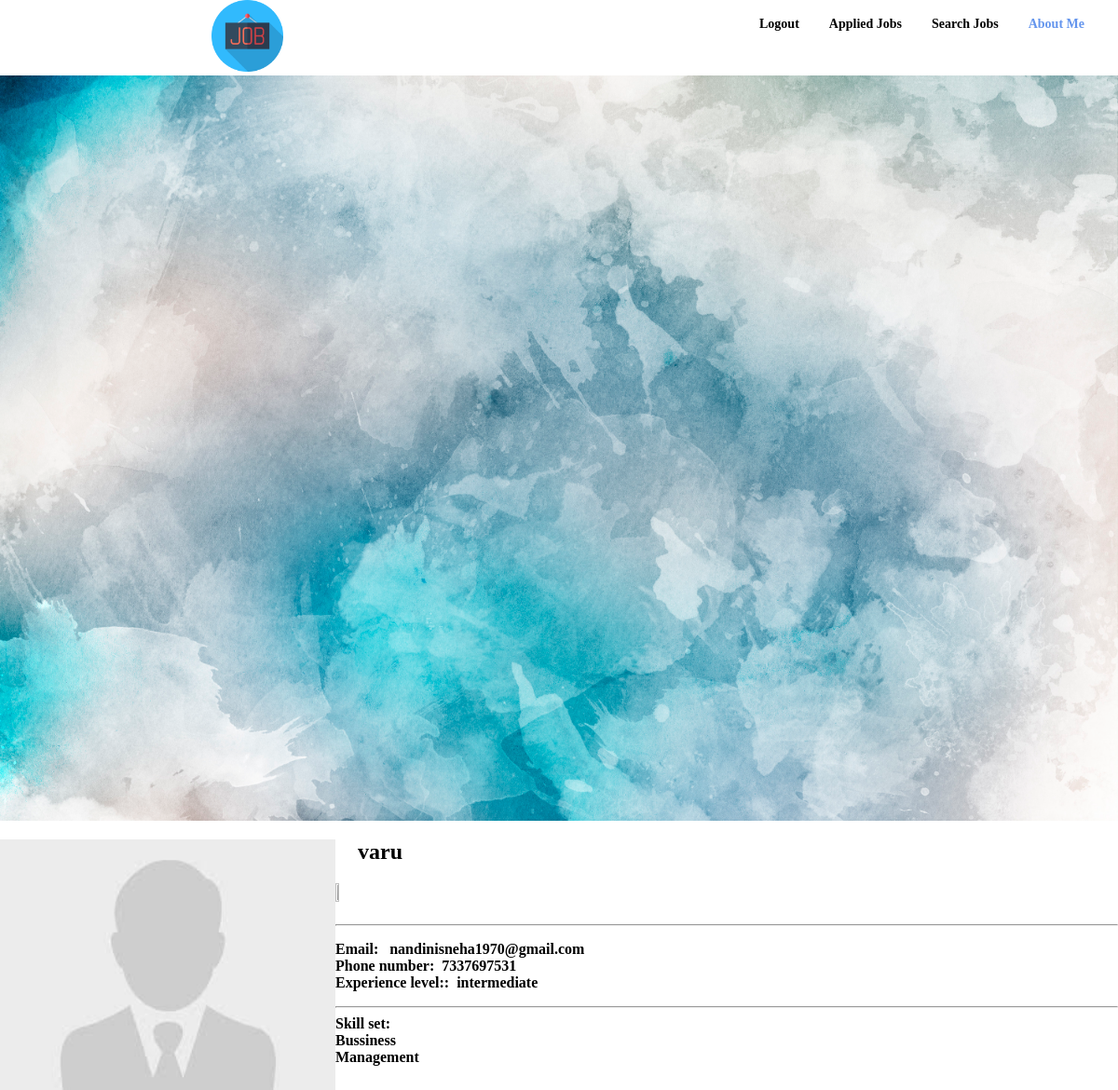
Screenshot of /profile/varu/ with the database file from the repository.
### freelancerapp/models.py (models this page shows, shortened)
class Users(models.Model):
    name = models.CharField(max_length=100,primary_key=True)
    firstname= models.CharField(max_length=100,null=True)
    lastname= models.CharField(max_length=100,null=True)
    email = models.EmailField(max_length=254,null=True)
    phone = models.IntegerField(default=0)
    experience= models.CharField(max_length=254,null=True)
    skills=models.CharField(max_length=100)

### freelancerapp/views.py (the view)
# urls.py: path('profile/<str:pk>/', views.profile, name='profile'),
def profile(request,pk):
    if(request.method=="POST"):
        return redirect('post_project')
    user_details=Users.objects.get(name=pk)
    sk=user_details.skills.split(',')
    return render(request, 'profile.html', {'user':pk,'user_details':user_details,'skills':sk})

### templates/profile.html (shortened to what this page needs)
<!DOCTYPE html>
<html>
<head>
{% load static %}
<link rel="stylesheet" href="https://cdnjs.cloudflare.com/ajax/libs/normalize/3.0.3/normalize.css">
<link rel="stylesheet" href="https://maxcdn.bootstrapcdn.com/font-awesome/4.3.0/css/font-awesome.min.css">
<link href="//www.jqueryscript.net/css/jquerysctipttop.css" rel="stylesheet">
</head>
<body  ng-app="myApp" ng-controller="myCtrl">
    <ul>
      <li>&nbsp&nbsp&nbsp&nbsp&nbsp</li>
      <li><a  class="active" href="{% url 'profile' pk=user %}"><b>About Me<b></a></li>
      <li><a href="{% url 'browse' user=user %}"><b>Search Jobs<b></a></li>
      <li><a  href="/myprojects/{{user}}/"><b>Applied Jobs<b></a></li>
      <li><a href="{% url 'home' %}"><b>Logout<b></a></li>
      <li>&nbsp&nbsp&nbsp&nbsp&nbsp&nbsp&nbsp&nbsp&nbsp&nbsp&nbsp&nbsp&nbsp&nbsp&nbsp</li>
      <li><img src="{% static 'logo.png' %}" width="15%" height="0.7%"></li>
    </ul>
    <div class="bg-image"></div>
    <div ng-style="first_block">
    <img src="{% static 'face2.jpg' %}" style="float:left" height=40% width=30%/>
    <h2>  &nbsp&nbsp&nbsp {{user}}</h2>
    &nbsp&nbsp&nbsp <img src="{% static 'online.png' %}" style="float:inline-start" height=5% width=5%/>
    <br/><br/><hr/>
    <p ng-style='desc'><b>Email:</b>&nbsp&nbsp {{user_details.email}}<br/>
    <b>Phone number:</b>&nbsp&nbsp{{user_details.phone}}<br/>
    <b>Experience level:</b>:&nbsp&nbsp{{user_details.experience}}<br/><hr/>
    <b>Skill set:</b><br/>
    {%for i in skills%}
    <div ng-style="skills">{{i}}</div>
          {%endfor%}
    </p>
  </div>
</body>
</html>

### rows the page displays
Users: email "nandinisneha1970@gmail.com", phone "7337697531", experience "intermediate"

### other values shown
{{ user }} "varu"
{{ i }} "Bussiness" "Management"
